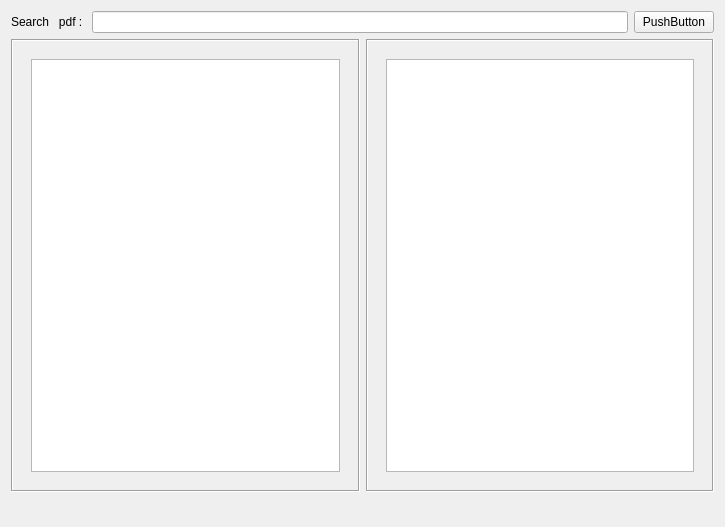
<?xml version="1.0" encoding="UTF-8"?>
<ui version="4.0">
 <class>Form</class>
 <widget class="QWidget" name="Form">
  <property name="geometry">
   <rect>
    <x>0</x>
    <y>0</y>
    <width>725</width>
    <height>527</height>
   </rect>
  </property>
  <property name="sizePolicy">
   <sizepolicy hsizetype="Expanding" vsizetype="Expanding">
    <horstretch>0</horstretch>
    <verstretch>0</verstretch>
   </sizepolicy>
  </property>
  <property name="windowTitle">
   <string>Form</string>
  </property>
  <layout class="QVBoxLayout" name="verticalLayout">
   <item>
    <layout class="QHBoxLayout" name="horizontalLayout_3">
     <item>
      <widget class="QLabel" name="label">
       <property name="text">
        <string>Search   pdf : </string>
       </property>
      </widget>
     </item>
     <item>
      <widget class="QLineEdit" name="lineEdit"/>
     </item>
     <item>
      <widget class="QPushButton" name="pushButton">
       <property name="text">
        <string>PushButton</string>
       </property>
      </widget>
     </item>
    </layout>
   </item>
   <item>
    <layout class="QHBoxLayout" name="horizontalLayout_4">
     <item>
      <widget class="QFrame" name="frame">
       <property name="frameShape">
        <enum>QFrame::Box</enum>
       </property>
       <property name="frameShadow">
        <enum>QFrame::Sunken</enum>
       </property>
       <layout class="QVBoxLayout" name="verticalLayout_2">
        <item>
         <widget class="QScrollArea" name="scrollArea">
          <property name="frameShape">
           <enum>QFrame::NoFrame</enum>
          </property>
          <property name="frameShadow">
           <enum>QFrame::Plain</enum>
          </property>
          <property name="widgetResizable">
           <bool>true</bool>
          </property>
          <widget class="QWidget" name="scrollAreaWidgetContents">
           <property name="geometry">
            <rect>
             <x>0</x>
             <y>0</y>
             <width>328</width>
             <height>430</height>
            </rect>
           </property>
           <layout class="QVBoxLayout" name="verticalLayout_4">
            <item>
             <widget class="QListWidget" name="listWidget"/>
            </item>
           </layout>
          </widget>
         </widget>
        </item>
       </layout>
      </widget>
     </item>
     <item>
      <widget class="QFrame" name="frame_2">
       <property name="frameShape">
        <enum>QFrame::Box</enum>
       </property>
       <property name="frameShadow">
        <enum>QFrame::Sunken</enum>
       </property>
       <layout class="QVBoxLayout" name="verticalLayout_3">
        <item>
         <widget class="QScrollArea" name="scrollArea_2">
          <property name="frameShape">
           <enum>QFrame::NoFrame</enum>
          </property>
          <property name="frameShadow">
           <enum>QFrame::Plain</enum>
          </property>
          <property name="widgetResizable">
           <bool>true</bool>
          </property>
          <widget class="QWidget" name="scrollAreaWidgetContents_2">
           <property name="geometry">
            <rect>
             <x>0</x>
             <y>0</y>
             <width>327</width>
             <height>430</height>
            </rect>
           </property>
           <layout class="QVBoxLayout" name="verticalLayout_5">
            <item>
             <widget class="QTableWidget" name="tableWidget"/>
            </item>
           </layout>
          </widget>
         </widget>
        </item>
       </layout>
      </widget>
     </item>
    </layout>
   </item>
   <item>
    <widget class="QWidget" name="widget" native="true">
     <layout class="QVBoxLayout" name="verticalLayout_6"/>
    </widget>
   </item>
  </layout>
 </widget>
 <resources/>
 <connections/>
</ui>
